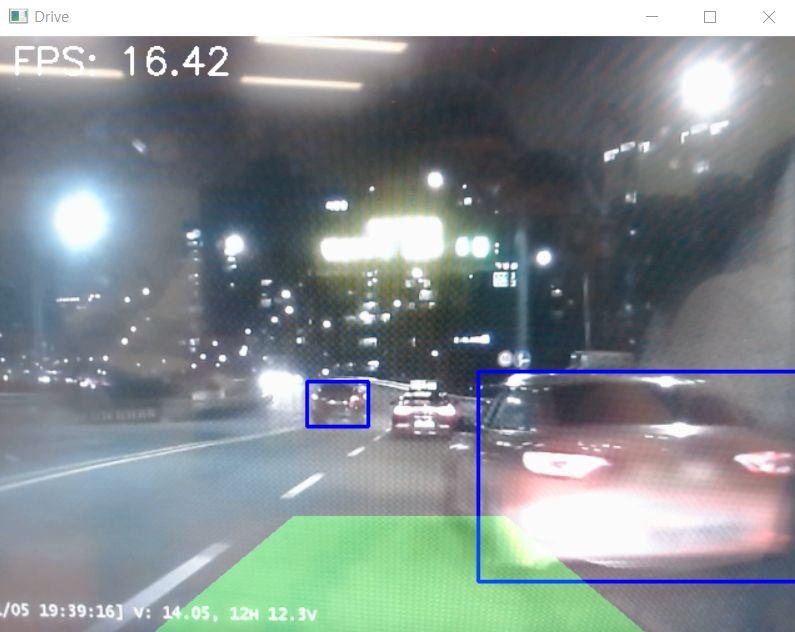
#> input picture assets/test.PNG, 795 x 632 px, given in place of the camera
$ python test.py
#> lines starting #> are read from the running program, lines starting #| are printed output that depends on the picture; after the words box and inside, x2 and y2 are one past the last pixel; in counts of white or black regions, pixels touching at a corner belong together
import cv2
import os
import time

# 저장 경로 지정
save_dir = '../../img'
os.makedirs(save_dir, exist_ok=True)  # 폴더 없으면 생성

# 카메라 캡쳐 열기
cap = cv2.VideoCapture(0)
fgbg = cv2.createBackgroundSubtractorMOG2()  # 정적인 배경 학습 객체

# 이미지 저장시 이름 숫자 카운터 초기화
img_counter = 0

last_capture_time = 0  # 마지막 캡처 시각
capture_interval = 1.0  # 캡처 간격(초)

# FPS 측정용 변수
prev_time = time.time()

while True:
    ret, frame = cap.read() # ret = 프레임 읽기를 성공 여부를 나타냄
#> frame is the input picture: shape (632, 795, 3); mean B, G, R 145.2, 143, 133.9
    if not ret:             # 프레임 읽기를 하지 못하면
        break               # 끝냄

    fgmask = fgbg.apply(frame)  # 정적인 프레임과 비교하여 움직임을 감지
#> fgmask: shape (632, 795); every value is 127

    # 노이즈 제거
    fgmask = cv2.medianBlur(fgmask, 5)

    # 움직임 영역 표시
    contours, _ = cv2.findContours(fgmask, cv2.RETR_EXTERNAL, cv2.CHAIN_APPROX_SIMPLE)
#> contours = [[[0, 0], [0, 631], [794, 631], [794, 0]]]

    motion_detected = False # 움직임이 감지되지 않으로 초기화

    for cnt in contours:
        if cv2.contourArea(cnt) > 3000:  # 작은 잡음 무시
            motion_detected = True  # 움직임 감지
            x, y, w, h = cv2.boundingRect(cnt)
            cv2.rectangle(frame, (x, y), (x + w, y + h), (0, 255, 0), 2)
#> this loop made 1 pass
#> (cnt, motion_detected, x, y, w, h) on pass 1: ([[0, 0], [0, 631], [794, 631], [794, 0]], True, 0, 0, 795, 632)
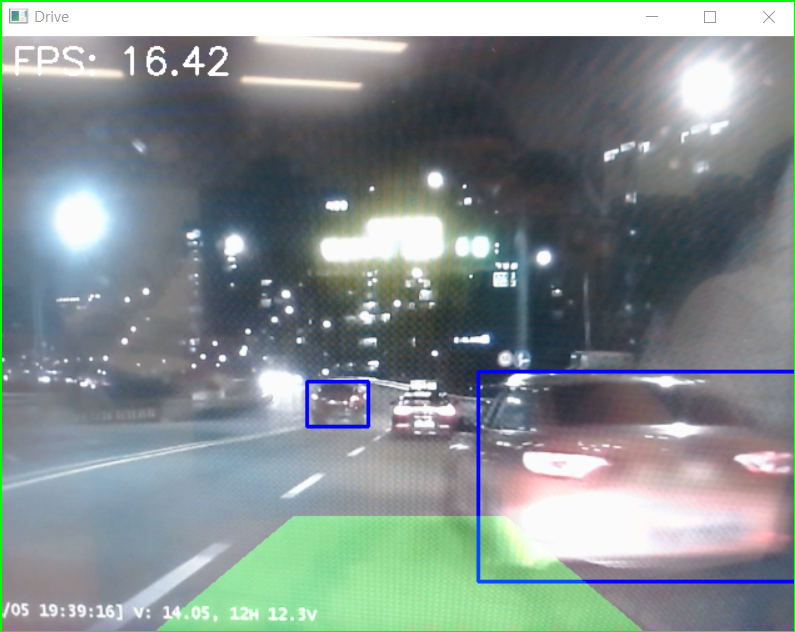
#> frame: shape (632, 795, 3); 0.85% of pixels changed, all inside (x1, y1, x2, y2) = (0, 0, 795, 632)

    # 현재 시각
    current_time = time.time()

    # FPS 계산
    fps = 1.0 / (current_time - prev_time)
    prev_time = current_time

    # 프레임 위에 FPS 표시
    cv2.putText(frame, f"FPS: {fps:.2f}", (10, 30),
                cv2.FONT_HERSHEY_SIMPLEX, 1, (0, 255, 255), 2)
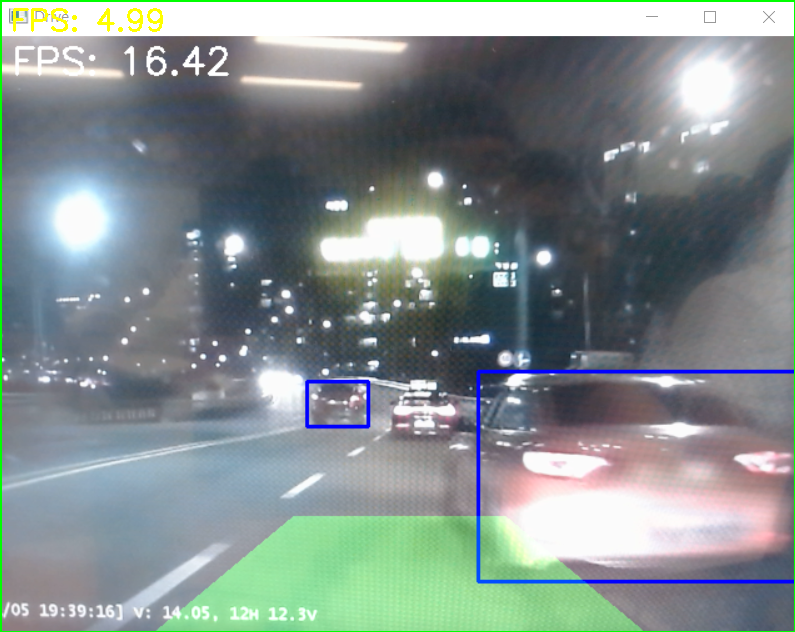
#> frame: shape (632, 795, 3); 0.21% of pixels changed, all inside (x1, y1, x2, y2) = (13, 8, 163, 32)

    # 움직임이 감지되고, 마지막 저장 시각에서 일정 시간이 지났으면 저장
    if motion_detected and (current_time - last_capture_time) >= capture_interval:
        cap_img = os.path.join(save_dir, f'motion_detected{img_counter}.jpg')
        cv2.imwrite(cap_img, frame)
        print('움직임 발생')
        img_counter += 1
        last_capture_time = current_time    # 마지막 캡처 시각 갱신

    # 웹캠 창 출력
    cv2.imshow("Video", frame)

    # 'q' 키를 누르면 종료
    if cv2.waitKey(30) & 0xFF == ord('q'):
#> (key q is pressed here)
        break

cap.release()
cv2.destroyAllWindows()

$ run again, on assets/low_fps.PNG
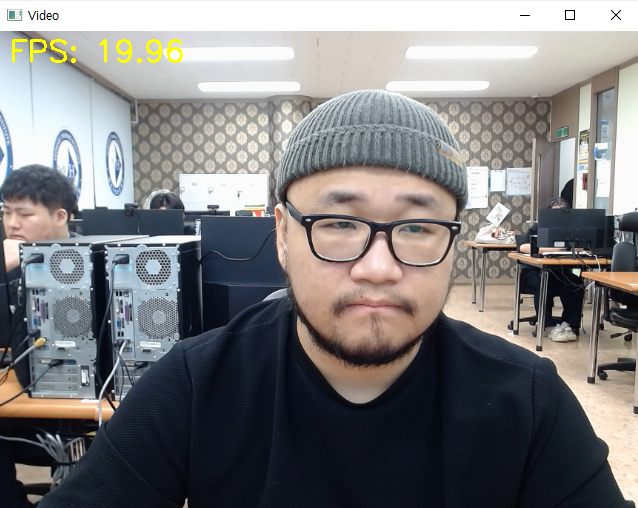
#> input picture assets/low_fps.PNG, 638 x 508 px, given in place of the camera
#> frame is the input picture: shape (508, 638, 3); mean B, G, R 126.3, 125.7, 126.7
#> `fgmask = fgbg.apply(frame)`:
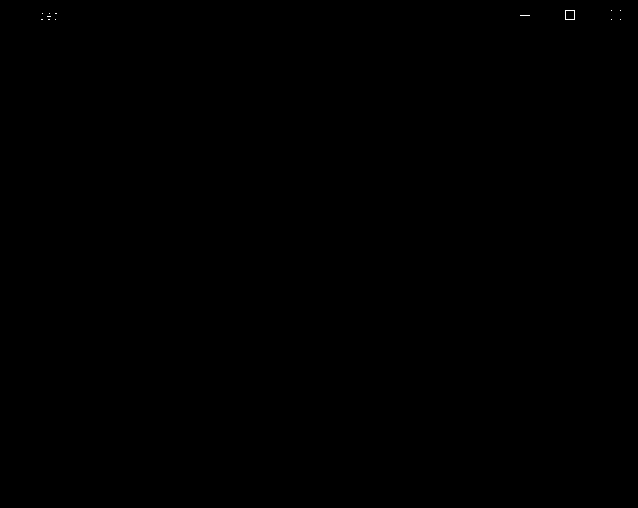
#> fgmask: shape (508, 638); values 127 (black) and 255 (white), 0.02% white in thin lines or dots, all inside (x1, y1, x2, y2) = (41, 10, 621, 20)
#> contours = [[[0, 0], [0, 507], [637, 507], [637, 0]]]
#> the loop `for cnt in contours:` made 1 pass
#> (cnt, motion_detected, x, y, w, h) on pass 1: ([[0, 0], [0, 507], [637, 507], [637, 0]], True, 0, 0, 638, 508)
#> `cv2.putText(frame, f"FPS: {fps:.2f}", (10, 30), cv2.FONT_HERSHEY_SIMPL..`:
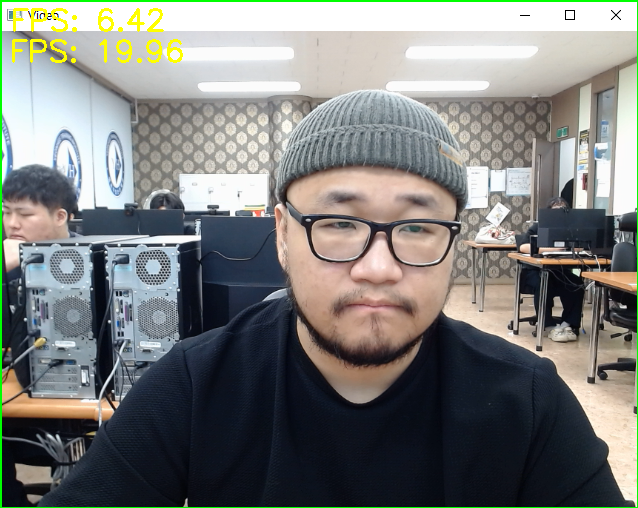
#> frame: shape (508, 638, 3); mean B, G, R 123.8, 126.7, 125
